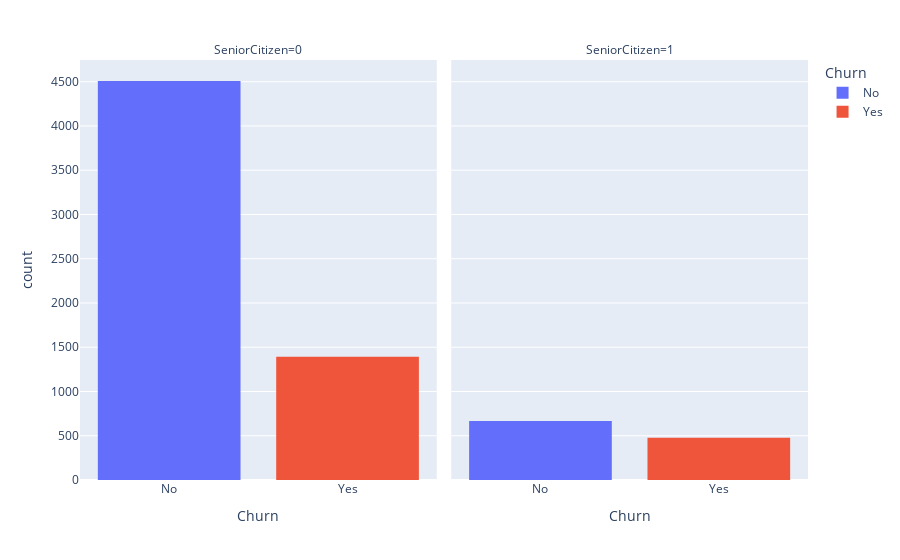

The notebook cell saved with this chart:
### Markdown cell above
As expected, a high amoun of our telcom customers are below age of 65 (senior citizen) as elderly people above 65 would have very low telcom-related activities...

### Code cell
px.histogram(telco, x="Churn", color="Churn", facet_col="SeniorCitizen")

### Figure 1 — Plotly figure (JSON) as saved in the notebook; plotly's stock layout.template omitted (floating-point values rounded to 4 significant figures; data arrays with more than 128 entries replaced by an {"elided": "..."} marker saying what was removed)
{"data": [{"bingroup": "x", "hovertemplate": "Churn=%{x}<br>SeniorCitizen=0<br>count=%{y}<extra></extra>", "legendgroup": "No", "marker": {"color": "#636efa", "pattern": {"shape": ""}}, "name": "No", "orientation": "v", "showlegend": true, "type": "histogram", "x": {"elided": "4508 str values"}, "xaxis": "x", "yaxis": "y"}, {"bingroup": "x", "hovertemplate": "Churn=%{x}<br>SeniorCitizen=1<br>count=%{y}<extra></extra>", "legendgroup": "No", "marker": {"color": "#636efa", "pattern": {"shape": ""}}, "name": "No", "orientation": "v", "showlegend": false, "type": "histogram", "x": {"elided": "666 str values"}, "xaxis": "x2", "yaxis": "y2"}, {"bingroup": "x", "hovertemplate": "Churn=%{x}<br>SeniorCitizen=0<br>count=%{y}<extra></extra>", "legendgroup": "Yes", "marker": {"color": "#EF553B", "pattern": {"shape": ""}}, "name": "Yes", "orientation": "v", "showlegend": true, "type": "histogram", "x": {"elided": "1393 str values"}, "xaxis": "x", "yaxis": "y"}, {"bingroup": "x", "hovertemplate": "Churn=%{x}<br>SeniorCitizen=1<br>count=%{y}<extra></extra>", "legendgroup": "Yes", "marker": {"color": "#EF553B", "pattern": {"shape": ""}}, "name": "Yes", "orientation": "v", "showlegend": false, "type": "histogram", "x": {"elided": "476 str values"}, "xaxis": "x2", "yaxis": "y2"}], "layout": {"annotations": [{"font": {}, "showarrow": false, "text": "SeniorCitizen=0", "x": 0.245, "xanchor": "center", "xref": "paper", "y": 1, "yanchor": "bottom", "yref": "paper"}, {"font": {}, "showarrow": false, "text": "SeniorCitizen=1", "x": 0.755, "xanchor": "center", "xref": "paper", "y": 1, "yanchor": "bottom", "yref": "paper"}], "barmode": "relative", "legend": {"title": {"text": "Churn"}, "tracegroupgap": 0}, "margin": {"t": 60}, "xaxis": {"anchor": "y", "categoryarray": ["No", "Yes"], "categoryorder": "array", "domain": [0, 0.49], "title": {"text": "Churn"}}, "xaxis2": {"anchor": "y2", "categoryarray": ["No", "Yes"], "categoryorder": "array", "domain": [0.51, 1], "matches": "x", "title": {"text": "Churn"}}, "yaxis": {"anchor": "x", "domain": [0, 1], "title": {"text": "count"}}, "yaxis2": {"anchor": "x2", "domain": [0, 1], "matches": "y", "showticklabels": false}}}
